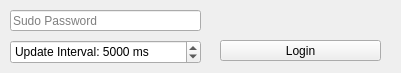
<?xml version="1.0" encoding="UTF-8"?>
<ui version="4.0">
 <class>Login</class>
 <widget class="QMainWindow" name="Login">
  <property name="geometry">
   <rect>
    <x>0</x>
    <y>0</y>
    <width>401</width>
    <height>73</height>
   </rect>
  </property>
  <property name="minimumSize">
   <size>
    <width>282</width>
    <height>71</height>
   </size>
  </property>
  <property name="windowTitle">
   <string>Login</string>
  </property>
  <widget class="QWidget" name="centralwidget">
   <widget class="QPushButton" name="pushButton">
    <property name="geometry">
     <rect>
      <x>220</x>
      <y>40</y>
      <width>161</width>
      <height>21</height>
     </rect>
    </property>
    <property name="focusPolicy">
     <enum>Qt::NoFocus</enum>
    </property>
    <property name="text">
     <string>Login</string>
    </property>
   </widget>
   <widget class="QLineEdit" name="password">
    <property name="geometry">
     <rect>
      <x>10</x>
      <y>10</y>
      <width>191</width>
      <height>21</height>
     </rect>
    </property>
    <property name="echoMode">
     <enum>QLineEdit::Password</enum>
    </property>
    <property name="placeholderText">
     <string>Sudo Password</string>
    </property>
    <property name="clearButtonEnabled">
     <bool>true</bool>
    </property>
   </widget>
   <widget class="QLabel" name="error">
    <property name="geometry">
     <rect>
      <x>220</x>
      <y>10</y>
      <width>161</width>
      <height>20</height>
     </rect>
    </property>
    <property name="font">
     <font>
      <italic>true</italic>
      <kerning>false</kerning>
     </font>
    </property>
    <property name="text">
     <string/>
    </property>
    <property name="wordWrap">
     <bool>false</bool>
    </property>
   </widget>
   <widget class="QSpinBox" name="interval">
    <property name="geometry">
     <rect>
      <x>10</x>
      <y>40</y>
      <width>191</width>
      <height>24</height>
     </rect>
    </property>
    <property name="suffix">
     <string> ms</string>
    </property>
    <property name="prefix">
     <string>Update Interval: </string>
    </property>
    <property name="maximum">
     <number>999999999</number>
    </property>
    <property name="singleStep">
     <number>1000</number>
    </property>
    <property name="value">
     <number>5000</number>
    </property>
   </widget>
  </widget>
 </widget>
 <resources/>
 <connections/>
</ui>
